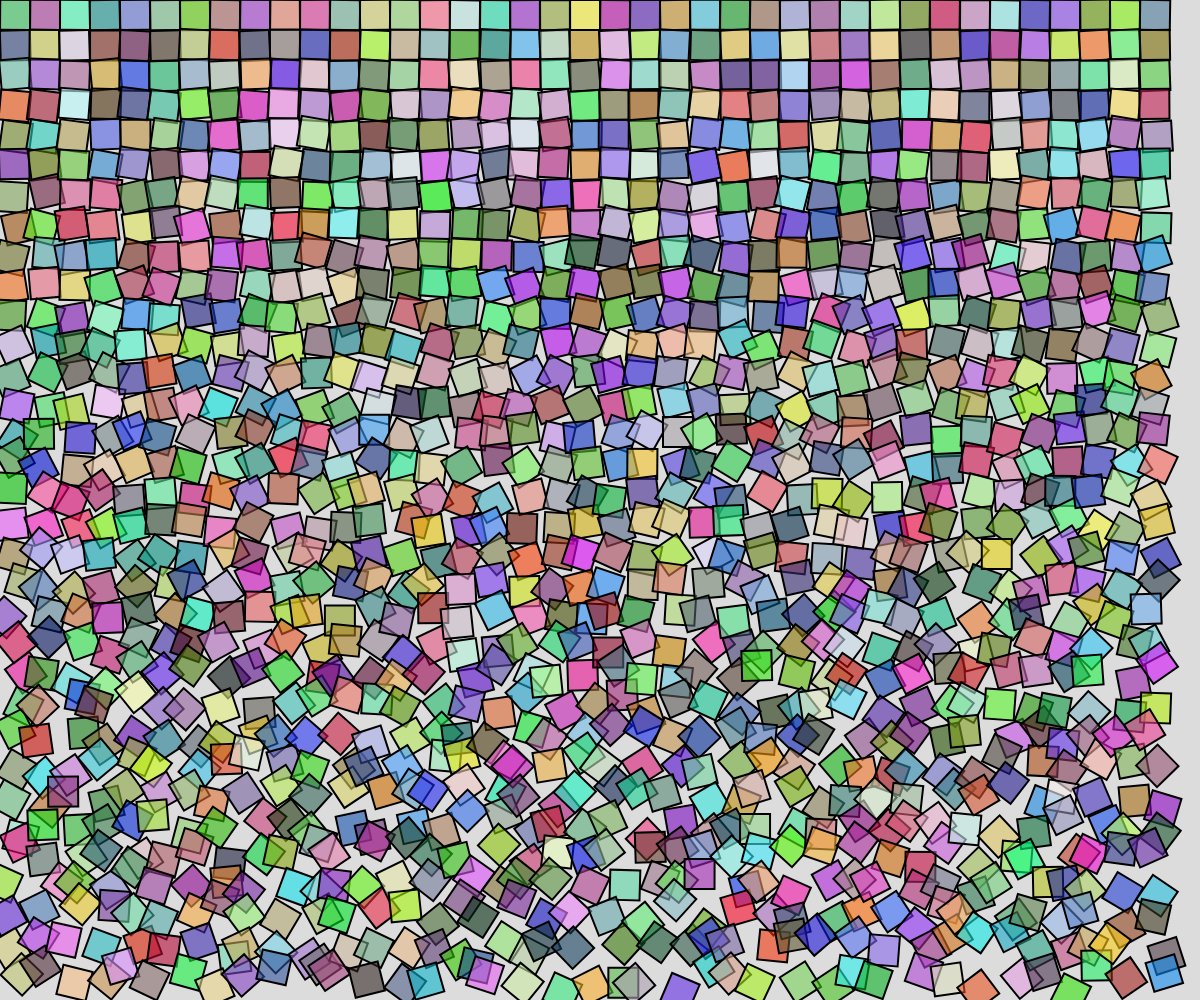
Frame 1 (no input)
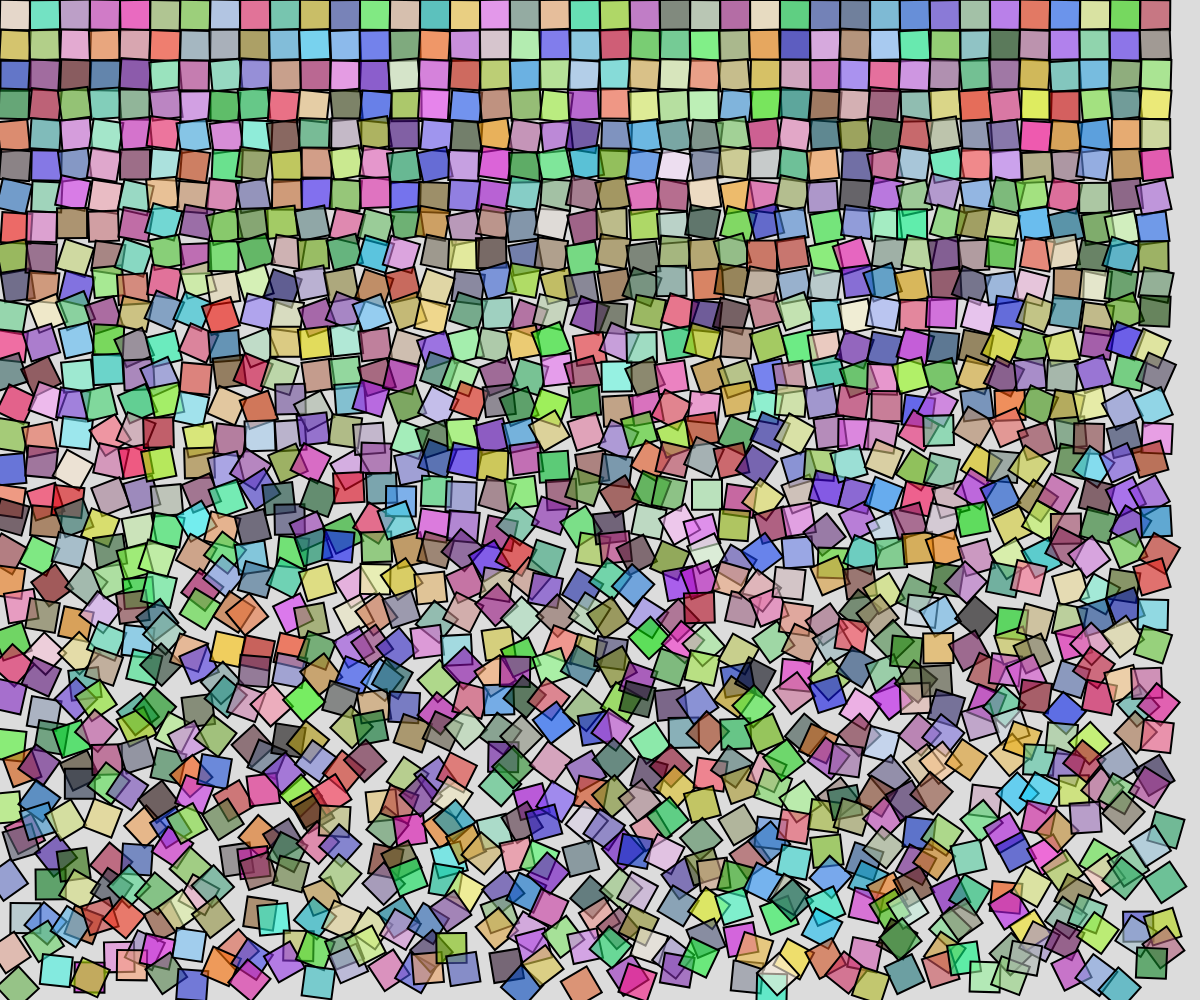
Frame 2 (the mouse pressed at the canvas centre, redrawn once)

The p5.js sketch that drew these frames (run headless with seeded random() and noise() and a simulated clock; the mouse was pressed at the canvas centre and the sketch redrawn once):

// p5.js sketch
// ── sketch.js
// Project Title
// Your Name
// Date
//
// Extra for Experts:
// - describe what you did to take this project "above and beyond"

const squareSize = 30;

function setup() {
  createCanvas(windowWidth, windowHeight);
  strokeWeight(2);
  rectMode(CENTER);
  noLoop();
}

function drawRectangles(){
  for (let x = squareSize/2; x < width - squareSize/2; x += squareSize){
    for (let y = squareSize/2; y < height - squareSize/2; y += squareSize){
      push();
      translate(x, y);
      let rAmount = map(y, 0, height, 0, 75);
      rotate(radians(random(-rAmount, rAmount)));
      let offset = map(y, 0, height, 0, 15);
      fill(random(255), random(255), random(255), 150);
      rect(random(-offset, offset), random(-offset, offset), squareSize, squareSize);
      pop();
    }
  }
}
function draw() {
  background(220);
  drawRectangles();
}
